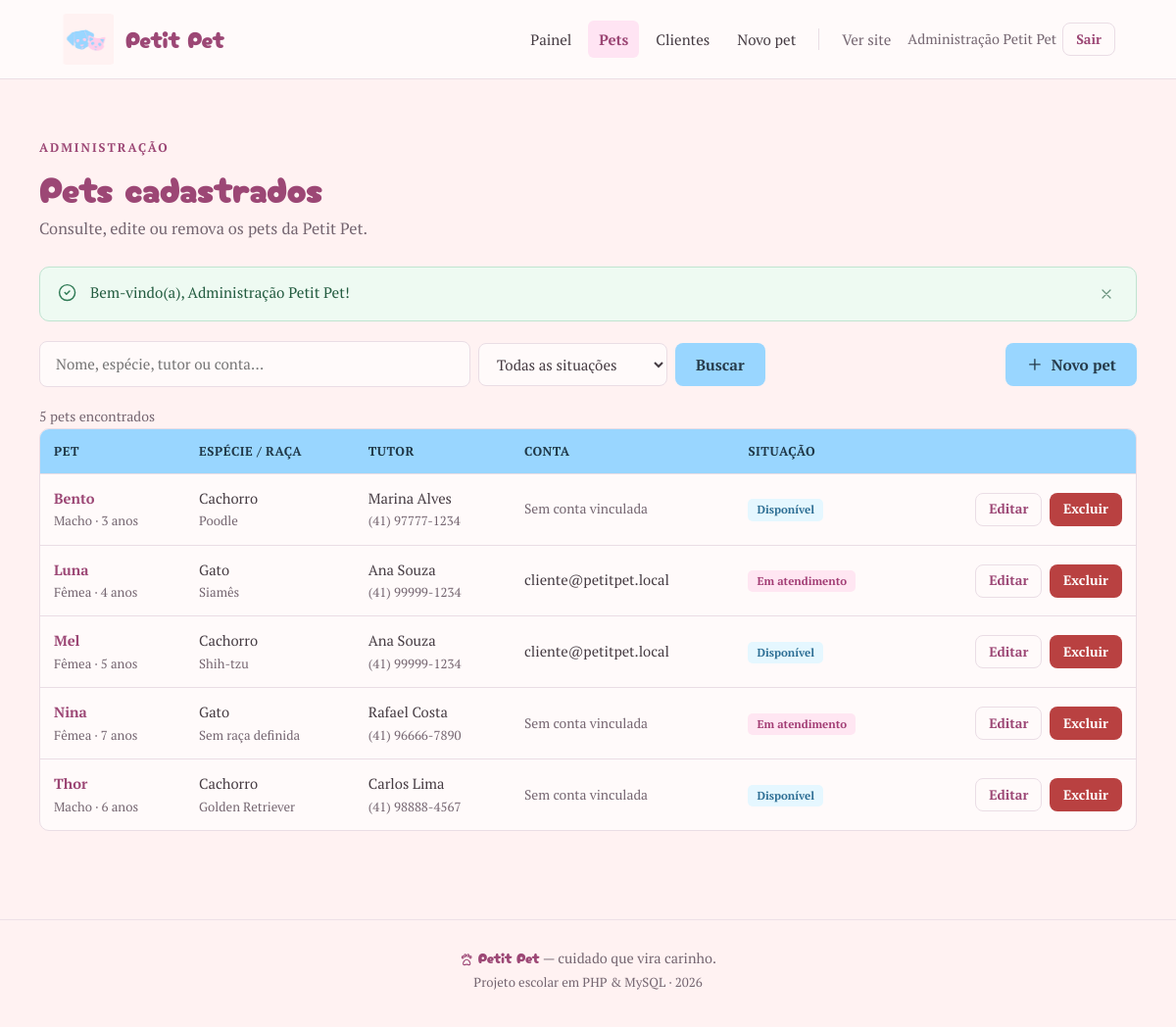
Screenshot of /admin_pets.php (signed in) with the database file from the repository.
### tables this page shows
CREATE TABLE IF NOT EXISTS pets (
    id INT UNSIGNED NOT NULL AUTO_INCREMENT,
    usuario_id INT DEFAULT NULL,
    nome VARCHAR(100) NOT NULL,
    especie VARCHAR(50) NOT NULL,
    raca VARCHAR(80) DEFAULT NULL,
    sexo ENUM('macho', 'femea', 'nao_informado') NOT NULL DEFAULT 'nao_informado',
    data_nascimento DATE DEFAULT NULL,
    porte ENUM('pequeno', 'medio', 'grande') DEFAULT NULL,
    tutor_nome VARCHAR(100) DEFAULT NULL,
    tutor_telefone VARCHAR(30) DEFAULT NULL,
    observacoes TEXT DEFAULT NULL,
    status ENUM('disponivel', 'em_atendimento') NOT NULL DEFAULT 'disponivel',
    criado_em TIMESTAMP NOT NULL DEFAULT CURRENT_TIMESTAMP,
    atualizado_em TIMESTAMP NOT NULL DEFAULT CURRENT_TIMESTAMP ON UPDATE CURRENT_TIMESTAMP,
    PRIMARY KEY (id),
    KEY idx_pets_nome (nome),
    KEY idx_pets_status (status),
    KEY idx_pets_especie (especie),
    KEY idx_pets_usuario (usuario_id),
    CONSTRAINT fk_pets_usuario
        FOREIGN KEY (usuario_id) REFERENCES usuarios (id)
        ON DELETE SET NULL
        ON UPDATE CASCADE
);

CREATE TABLE IF NOT EXISTS usuarios (
    id INT NOT NULL AUTO_INCREMENT,
    nome VARCHAR(100) NOT NULL,
    email VARCHAR(100) NOT NULL,
    telefone VARCHAR(30) DEFAULT NULL,
    senha VARCHAR(255) NOT NULL,
    perfil ENUM('cliente', 'admin') NOT NULL DEFAULT 'cliente',
    criado_em TIMESTAMP NOT NULL DEFAULT CURRENT_TIMESTAMP,
    PRIMARY KEY (id),
    UNIQUE KEY email (email),
    KEY idx_usuarios_perfil (perfil)
);

### includes/pets.php (called while the page is built, shortened)
<?php
function pet_status_validos(): array
{
    return ['disponivel', 'em_atendimento'];
}
function filtros_pets(string $busca, string $status, ?int $usuarioId = null): array
{
    $condicoes = [];
    $tipos = '';
    $parametros = [];
    $where = $condicoes ? 'WHERE ' . implode(' AND ', $condicoes) : '';
    return [$where, $tipos, $parametros];
}
function listar_pets(string $busca = '', string $status = '', ?int $usuarioId = null): array
{
    [$where, $tipos, $parametros] = filtros_pets($busca, $status, $usuarioId);
    $sql = 'SELECT p.*, u.nome AS cliente_nome, u.email AS cliente_email
            FROM pets p
            LEFT JOIN usuarios u ON u.id = p.usuario_id
            ' . $where . '
            ORDER BY p.nome ASC, p.id ASC';
    $stmt = db()->prepare($sql);
    $stmt->execute();
    $pets = $stmt->get_result()->fetch_all(MYSQLI_ASSOC);
    return $pets;
}

### conexao.php (called while the page is built, shortened)
<?php
function db(): mysqli
{
    static $conexao = null;
    try {
        $conexao = new mysqli(DB_HOST, DB_USUARIO, DB_SENHA, DB_NOME);
        $conexao->set_charset(DB_CHARSET);
    } catch (mysqli_sql_exception $erro) {
        error_log('[Petit Pet] Falha ao conectar no banco: ' . $erro->getMessage());
        http_response_code(500);
        exit('Não foi possível conectar ao banco de dados. Confira a configuração e tente novamente.');
    }
    return $conexao;
}

### admin_pets.php (the view, shortened to what this page needs)
<?php
$busca = valor_get('busca');
$status = valor_get('status');
if (!in_array($status, pet_status_validos(), true)) {
    $status = '';
}
$pets = [];
$erroConsulta = false;
try {
    $pets = listar_pets($busca, $status);
} catch (Throwable $erro) {
    error_log('[Petit Pet] Falha ao listar pets no painel: ' . $erro->getMessage());
    $erroConsulta = true;
}
$total = count($pets);
require __DIR__ . '/includes/layout/header.php';
?>
<div class="barra-lista">
    <form class="filtros" action="admin_pets.php" method="get" role="search">
        <div class="campo-busca">
            <input type="search" id="busca" name="busca" placeholder="Nome, espécie, tutor ou conta..."
                value="<?= e($busca) ?>">
        </div>
        <div class="campo-status">
            <select id="status" name="status" data-auto-enviar>
                <option value="">Todas as situações</option>
            </select>
        </div>
        <button type="submit" class="btn">Buscar</button>
    </form>
    <a class="btn" href="cadastrar_pet.php"><?= icone_svg('plus') ?> Novo pet</a>
</div>
<p class="resultado-info">
    <?= $total ?> <?= $total === 1 ? 'pet encontrado' : 'pets encontrados' ?>
</p>
<?php if ($erroConsulta): ?>
    <div class="mensagem mensagem-erro" role="alert">
        <span class="mensagem-icone"><?= icone_svg('circle-alert') ?></span>
        <p>Não foi possível carregar a lista agora. Tente atualizar a página.</p>
    </div>
<?php elseif ($pets): ?>
    <div class="tabela-wrapper">
        <table class="tabela">
            <thead>
                <tr>
                    <th scope="col">Pet</th>
                    <th scope="col">Espécie / Raça</th>
                    <th scope="col">Tutor</th>
                    <th scope="col">Conta</th>
                    <th scope="col">Situação</th>
                    <th scope="col"><span class="rotulo-oculto">Ações</span></th>
                </tr>
            </thead>
            <tbody>
                <?php foreach ($pets as $pet): ?>
                    <tr>
                        <td data-rotulo="Pet">
                            <strong><?= e($pet['nome']) ?></strong>
                            <span class="tabela-extra"><?= e(rotulo_sexo((string) $pet['sexo'])) ?> · <?= e(idade_pet($pet['data_nascimento'] ?? null)) ?></span>
                        </td>
                        <td data-rotulo="Espécie / Raça">
                            <?= e($pet['especie']) ?>
                            <?php if (!empty($pet['raca'])): ?>
                                <span class="tabela-extra"><?= e($pet['raca']) ?></span>
                            <?php endif; ?>
                        </td>
                        <td data-rotulo="Tutor">
                            <?= e($pet['tutor_nome'] ?: '—') ?>
                            <?php if (!empty($pet['tutor_telefone'])): ?>
                                <span class="tabela-extra"><?= e($pet['tutor_telefone']) ?></span>
                            <?php endif; ?>
                        </td>
                        <td data-rotulo="Conta">
                            <?php if (!empty($pet['cliente_email'])): ?>
                                <?= e($pet['cliente_email']) ?>
                            <?php else: ?>
                                <span class="tabela-vazio">Sem conta vinculada</span>
                            <?php endif; ?>
                        </td>
                        <td data-rotulo="Situação">
                            <span class="selo <?= e(classe_status((string) $pet['status'])) ?>">
                                <?= e(rotulo_status((string) $pet['status'])) ?>
                            </span>
                        </td>
                        <td class="tabela-acoes">
                            <a class="btn btn-pequeno btn-contorno" href="editar_pet.php?id=<?= (int) $pet['id'] ?>">Editar</a>
                            <form action="excluir_pet.php" method="post" data-confirmar="Remover o pet <?= e($pet['nome']) ?> definitivamente?">
                                <button type="submit" class="btn btn-pequeno btn-perigo">Excluir</button>
                            </form>
                        </td>
                    </tr>
                <?php endforeach; ?>
            </tbody>
        </table>
    </div>
<?php endif; ?>
<?php require __DIR__ . '/includes/layout/footer.php'; ?>

### assets/css/style.css (style rules this page uses)
:root { --pink: #ffceea; --blue: #99d6ff; --off-white: #fff2f2; --surface: #fffafa; --blue-hover: #68b9ed; --pink-hover: #ffb9df; --pink-dark: #9c4775; --pink-soft: #ffe4f3; --text: #453b42; --muted: #756671; --border: #eadde5; --danger: #b94141; --danger-soft: #fff0ed; --success: #2f7a55; --success-soft: #eefaf2; }
* { margin: 0; padding: 0; box-sizing: border-box; }
html { scroll-behavior: smooth; }
body { min-height: 100vh; background: var(--off-white); color: var(--text); font-family: 'PT Serif', Georgia, serif; font-size: 1rem; line-height: 1.65; -webkit-font-smoothing: antialiased; }
p { margin: 0; }
a { color: var(--pink-dark); text-decoration-thickness: 1px; text-underline-offset: 3px; }
strong { font-weight: 700; }
.btn { display: inline-flex; min-height: 44px; align-items: center; justify-content: center; gap: 8px; padding: 10px 20px; border: 1px solid transparent; border-radius: 8px; background: var(--blue); color: #263b4a; font: inherit; font-size: 0.97rem; font-weight: 700; line-height: 1.2; text-align: center; text-decoration: none; cursor: pointer; }
.btn-pequeno { min-height: 34px; padding: 6px 13px; font-size: 0.86rem; }
.btn-contorno { border-color: var(--border); background: var(--surface); color: var(--pink-dark); }
.btn-perigo { background: var(--danger); color: #fff; }
.selo { display: inline-flex; padding: 3px 9px; align-items: center; border-radius: 5px; font-size: 0.72rem; font-weight: 700; line-height: 1.4; white-space: nowrap; }
.badge-disponivel, .selo-disponivel { background: #e5f7ff; color: #2d6e94; }
.badge-atendimento, .selo-atendimento { background: #ffe6f2; color: #a33e75; }
.barra-lista { display: flex; margin-bottom: 18px; align-items: center; justify-content: space-between; gap: 16px; flex-wrap: wrap; }
.filtros { display: flex; flex: 1; align-items: center; gap: 8px; flex-wrap: wrap; }
.campo-busca { flex: 1 1 260px; max-width: 440px; }
.campo-busca input, .busca-simples input { width: 100%; min-height: 44px; padding: 10px 16px; border: 1px solid var(--border); border-radius: 8px; background: var(--surface); color: var(--text); font: inherit; font-size: 0.94rem; }
.campo-status select { min-height: 44px; padding: 10px 34px 10px 14px; border: 1px solid var(--border); border-radius: 8px; background: var(--surface); color: var(--text); font: inherit; font-size: 0.94rem; }
.resultado-info { color: var(--muted); font-size: 0.88rem; }
.tabela-wrapper { overflow-x: auto; border: 1px solid var(--border); border-radius: 10px; background: var(--surface); }
.tabela { width: 100%; border-collapse: collapse; font-size: 0.92rem; }
.tabela thead { background: var(--blue); color: #1f3747; }
.tabela th { padding: 12px 14px; font-size: 0.8rem; letter-spacing: 0.04em; text-align: left; text-transform: uppercase; white-space: nowrap; }
.tabela td { padding: 13px 14px; border-top: 1px solid var(--border); vertical-align: middle; }
.tabela strong { color: var(--pink-dark); }
.tabela-extra { display: block; color: var(--muted); font-size: 0.82rem; }
.tabela-vazio { color: var(--muted); font-size: 0.86rem; }
.tabela-acoes { text-align: right; white-space: nowrap; }
.tabela-acoes form { display: inline-flex; margin-left: 4px; vertical-align: middle; }
.tabela-acoes .btn { vertical-align: middle; }

### rows the page displays
pets: nome "Bento", sexo "Macho", data_nascimento "3 anos", especie "Cachorro", raca "Poodle", tutor_nome "Marina Alves", tutor_telefone "(41) 97777-1234", shows "Sem conta vinculada", status "Disponível"
pets: nome "Luna", sexo "Fêmea", data_nascimento "4 anos", especie "Gato", raca "Siamês", tutor_nome "Ana Souza", tutor_telefone "(41) 99999-1234", usuario.email "cliente@petitpet.local", status "Em atendimento"
pets: nome "Mel", sexo "Fêmea", data_nascimento "5 anos", especie "Cachorro", raca "Shih-tzu", tutor_nome "Ana Souza", tutor_telefone "(41) 99999-1234", usuario.email "cliente@petitpet.local", status "Disponível"
pets: nome "Nina", sexo "Fêmea", data_nascimento "7 anos", especie "Gato", raca "Sem raça definida", tutor_nome "Rafael Costa", tutor_telefone "(41) 96666-7890", shows "Sem conta vinculada", status "Em atendimento"
pets: nome "Thor", sexo "Macho", data_nascimento "6 anos", especie "Cachorro", raca "Golden Retriever", tutor_nome "Carlos Lima", tutor_telefone "(41) 98888-4567", shows "Sem conta vinculada", status "Disponível"

### other values shown
usuario_nome() "Administração Petit Pet"
$eyebrow "ADMINISTRAÇÃO"
$titulo "Pets cadastrados"
$subtitulo "Consulte, edite ou remova os pets da Petit Pet."
$flash['mensagem'] "Bem-vindo(a), Administração Petit Pet!"
$total "5"
APP_ANO "2026"
